Frame 1 (no input): blank canvas, image omitted
Frame 60 (the mouse pressed at the canvas centre just before this capture): blank canvas, image omitted
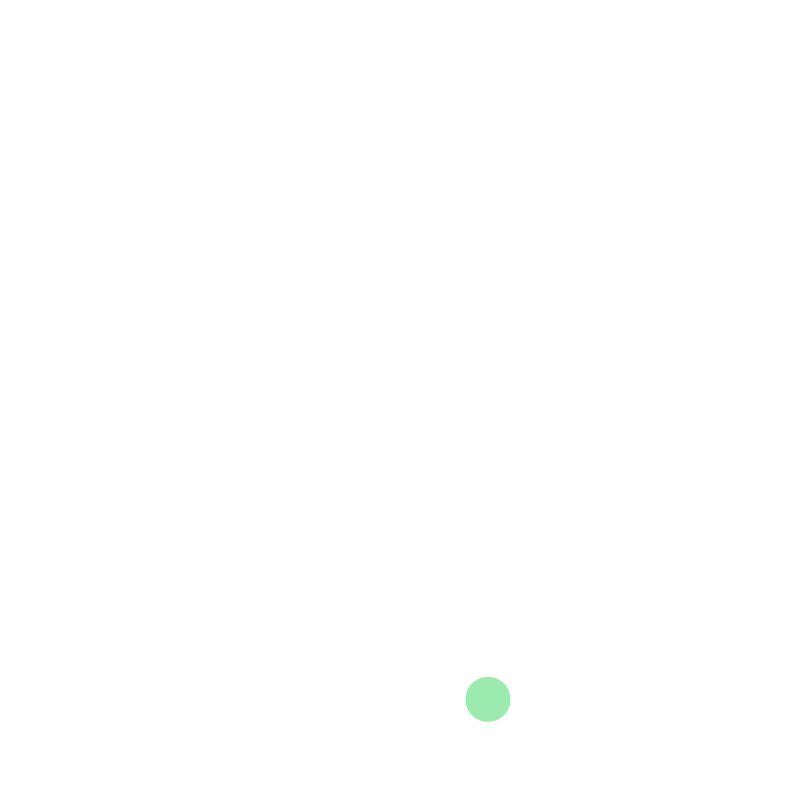
Frame 120 (the mouse held since frame 60 and released just before this capture)

The Processing sketch whose frames 1 and 60 were blank and that drew this single picture after the mouse press (run headless with seeded random() and noise(); from frame 60 on, the mouse is pressed at the canvas centre):

// Processing sketch: PVectorsBouncingBall
// ── PVectorsBouncingBall.pde
ArrayList<Particle> particles;


void setup() {
  size(800, 800);
  particles = new ArrayList<Particle>();
}

void draw() {
  background(255);

  for (int i=0; i < particles.size(); i++) {
    Particle p = particles.get(i);
    p.fall();
    p.gravity();
    p.display();
    
    if(p.position.y >= (height-p.size/2)){
    p.bounce();
    }
    if(p.position.x >= width-p.size/2 ||
      p.position.x<= p.size/2){
      p.sideBounce();
    }
    if(p.position.y < 0){
      particles.remove(i);
    }
  }
  println(particles.size());
}

void mousePressed() {
  particles.add(new Particle());
}

// ── Particle.pde
class Particle {
  //data
  PVector position;
  PVector velocity;
  PVector gravity;

  color c;

  float size =20;


  //constructor
  Particle() {

    //sets our x & y position pvector to our mouse position
    position = new PVector(mouseX, mouseY);

    velocity = new PVector(random(-5, 5), random(1, 5));

    gravity = new PVector(0, .1);
  }

  //method
  void fall() {
    position.add(velocity);
  }

  void gravity() {
    velocity.add(gravity);
  }

  void bounce() {
    velocity.y = -velocity.y;    //reversing speed of y direction (TOP TO BOTTOM)
  }

  void sideBounce() {
    velocity.x = -velocity.x;    //reversing speed of x direction (LEFT TO RIGHT)
  }

  void display() {
    noStroke();
    c = color(map(position.x, 0, width, 0, 255),
    map(position.y, 0, width, 100, 255), 175);
    size = map(position.y, 0, height, 10, 50);
    fill(c);
    ellipse(position.x, position.y, size, size);
  }
}
